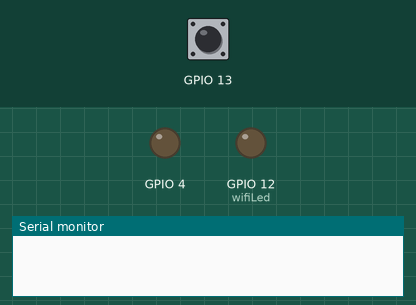
This sketch was run on a simulated ESP32. Shown: output pins drawn as LEDs (lit = HIGH), the last lines printed to the serial monitor. The inputs (shaded band) are chosen by the test bench; at power-on: GPIO 13 LOW. WiFi joins after 1.5 s; servers stay silent unless stated; storage starts empty; the camera gives no picture.

Above: at 0.1 s.
At 4.1 s:
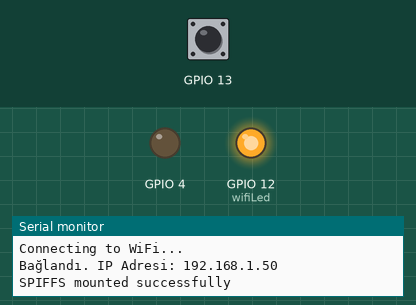
4.2 s: GPIO 13 pulsed HIGH 2 times (0.12 s each, 0.3 s apart)
At 5.7 s:
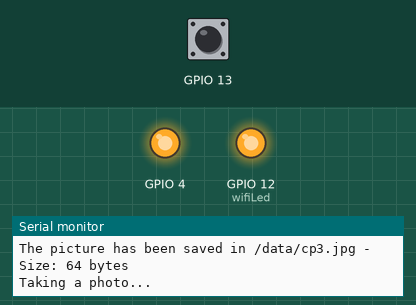
Timing chart, 0 to 7.2 s (numbered marks = the images above; inputs shaded):
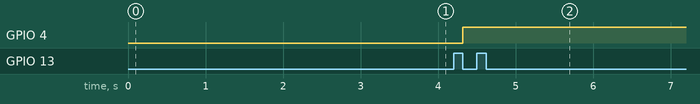

The sketch:

tadosis_checkPoint3_250722.ino
```cpp
// KÜTÜPHANELER EKLENİYOR....
#include <Arduino.h>
#if defined(ESP32)
#include <WiFi.h>
#elif defined(ESP8266)
#include <ESP8266WiFi.h>
#endif
#include "esp_camera.h"
#include "soc/soc.h"           // Disable brownout problems
#include "soc/rtc_cntl_reg.h"  // Disable brownout problems
#include "driver/rtc_io.h"
#include <SPIFFS.h>
#include <FS.h>
#include <Firebase_ESP_Client.h>
//Provide the token generation process info.
#include <addons/TokenHelper.h>
#include "addons/RTDBHelper.h"
//----------------------------------------------


//  WIFI ADINIZI VE ŞİFRENİZİ BURAYA ÇİFT TIRNAKLAR ARASINA GİRİNİZ
const char* ssid = "TADOSIS";
const char* password = "26tadosis26";


// tadosis ADINDAKİ FIREBASE PROJEMİZİN AYARLARINI GİRİYORUZ.
#define API_KEY "AIzaSyCxG6WEFQdU8pphW5S2QwJMTm9svLOjdO8" // firebase api keyi " " içine yazınız.

// FIREBASE' DE BULUNAN REALTIME DATABSE'İN URL'İ GİRİLİYOR.
#define DATABASE_URL "tadosis-fe49b-default-rtdb.firebaseio.com" //firebase url " " içine yazınız.

// SADECE CHECKPOINT-3 NOKTASININ BU FIREBASE'E BİR DEĞER GİRMESİ İÇİN AUTHENTICATION OLUŞTURULUYOR. DAHA ÖNCESİNDE FIREBASE KISMINDA BUNUN TANIMLANMIŞ OLMASI GEREKİR.
#define USER_EMAIL "checkpoint3@mail.com"
#define USER_PASSWORD "123456"

// ÇEKİLEN RESMİN FIRABASE'DEKİ STORAGE KAYDEDİLMESİ İÇİN STORAGE BUCKET ID'Sİ GİRİLİYOR.
#define STORAGE_BUCKET_ID "tadosis-fe49b.appspot.com"

// CHECKPOINT-3 DE ÇEKİLEN FOTONUN SPIFSS DOSYA SİSTEMİNDE ÖNCE KAYDOLMASI İÇİN BİR TANE RESİM İSMİ VERİLİYOR.
#define FILE_PHOTO "/data/cp3.jpg"

// OV2640 camera module pins (CAMERA_MODEL_AI_THINKER)
#define PWDN_GPIO_NUM     32
#define RESET_GPIO_NUM    -1
#define XCLK_GPIO_NUM      0
#define SIOD_GPIO_NUM     26
#define SIOC_GPIO_NUM     27
#define Y9_GPIO_NUM       35
#define Y8_GPIO_NUM       34
#define Y7_GPIO_NUM       39
#define Y6_GPIO_NUM       36
#define Y5_GPIO_NUM       21
#define Y4_GPIO_NUM       19
#define Y3_GPIO_NUM       18
#define Y2_GPIO_NUM        5
#define VSYNC_GPIO_NUM    25
#define HREF_GPIO_NUM     23
#define PCLK_GPIO_NUM     22

boolean takeNewPhoto = true;


// WIFI LEDİ İÇİN
#define wifiLed 12
bool baglantiVarMi = false;


FirebaseData fbdo;
FirebaseAuth auth;
FirebaseConfig configF;


bool taskCompleted = false;


// Check if photo capture was successful
bool checkPhoto( fs::FS &fs ) {
  File f_pic = fs.open( FILE_PHOTO );
  unsigned int pic_sz = f_pic.size();
  return ( pic_sz > 100 );
}

// Capture Photo and Save it to SPIFFS
void capturePhotoSaveSpiffs( void ) {

  camera_fb_t * fb = NULL; // pointer
  bool ok = 0; // Boolean indicating if the picture has been taken correctly
  do {
    // Take a photo with the camera
    Serial.println("Taking a photo...");

    fb = esp_camera_fb_get();
    if (!fb) {
      Serial.println("Camera capture failed");
      return;
    }

    // Photo file name
    Serial.printf("Picture file name: %s\n", FILE_PHOTO);
    File file = SPIFFS.open(FILE_PHOTO, FILE_WRITE);
    // Insert the data in the photo file
    if (!file) {
      Serial.println("Failed to open file in writing mode");
    }
    else {
      file.write(fb->buf, fb->len); // payload (image), payload length
      Serial.print("The picture has been saved in ");
      Serial.print(FILE_PHOTO);
      Serial.print(" - Size: ");
      Serial.print(file.size());
      Serial.println(" bytes");

    }
    // Close the file
    file.close();
    esp_camera_fb_return(fb);

    // check if file has been correctly saved in SPIFFS
    ok = checkPhoto(SPIFFS);
  } while ( !ok );
}

void initWiFi() {
  WiFi.begin(ssid, password);
  while (WiFi.status() != WL_CONNECTED) {
    delay(1000);
    Serial.println("Connecting to WiFi...");
  }
  Serial.println();
  Serial.print("Bağlandı. IP Adresi: ");
  Serial.println(WiFi.localIP());
  Serial.println();
  baglantiVarMi = true;
}

void initSPIFFS() {
  if (!SPIFFS.begin(true)) {
    Serial.println("An Error has occurred while mounting SPIFFS");
    ESP.restart();
  }
  else {
    delay(500);
    Serial.println("SPIFFS mounted successfully");
  }
}

void initCamera() {
  // OV2640 camera module
  camera_config_t config;
  config.ledc_channel = LEDC_CHANNEL_0;
  config.ledc_timer = LEDC_TIMER_0;
  config.pin_d0 = Y2_GPIO_NUM;
  config.pin_d1 = Y3_GPIO_NUM;
  config.pin_d2 = Y4_GPIO_NUM;
  config.pin_d3 = Y5_GPIO_NUM;
  config.pin_d4 = Y6_GPIO_NUM;
  config.pin_d5 = Y7_GPIO_NUM;
  config.pin_d6 = Y8_GPIO_NUM;
  config.pin_d7 = Y9_GPIO_NUM;
  config.pin_xclk = XCLK_GPIO_NUM;
  config.pin_pclk = PCLK_GPIO_NUM;
  config.pin_vsync = VSYNC_GPIO_NUM;
  config.pin_href = HREF_GPIO_NUM;
  config.pin_sscb_sda = SIOD_GPIO_NUM;
  config.pin_sscb_scl = SIOC_GPIO_NUM;
  config.pin_pwdn = PWDN_GPIO_NUM;
  config.pin_reset = RESET_GPIO_NUM;
  config.xclk_freq_hz = 20000000;
  config.pixel_format = PIXFORMAT_JPEG;

  if (psramFound()) {
    config.frame_size = FRAMESIZE_UXGA;
    config.jpeg_quality = 10;
    config.fb_count = 2;
  } else {
    config.frame_size = FRAMESIZE_SVGA;
    config.jpeg_quality = 12;
    config.fb_count = 1;
  }
  // Camera init
  esp_err_t err = esp_camera_init(&config);
  if (err != ESP_OK) {
    Serial.printf("Camera init failed with error 0x%x", err);
    ESP.restart();
  }
}


//----------------------------------------

// ÖĞRENCİ CHECKPOINT-3'E ULAŞTIĞI ZAMAN BU DEĞİŞKENE 1,SİSTEM İLK ÇALIŞTIRILDIĞINDA İSE 0 BİLGİSİ YÜKLENMEKTEDİR.
int x = 0;


void setup() {
  // Serial port for debugging purposes
  Serial.begin(115200);
  initWiFi();
  initSPIFFS();
  // Turn-off the 'brownout detector'
  WRITE_PERI_REG(RTC_CNTL_BROWN_OUT_REG, 0);
  initCamera();

  //Firebase
  // Assign the api key
  configF.api_key = API_KEY;
  configF.database_url = DATABASE_URL;
  //Assign the user sign in credentials
  auth.user.email = USER_EMAIL;
  auth.user.password = USER_PASSWORD;


  //Firebase.signUp(&configF, &auth, "", "");
  //Assign the callback function for the long running token generation task
  configF.token_status_callback = tokenStatusCallback; //see addons/TokenHelper.h

  Firebase.begin(&configF, &auth);
  Firebase.reconnectWiFi(true);

  // FOTOĞRAFIN ÇEKİLMESİ ESNASINDA ESP32-CAM ÜSTÜNDE BULUNAN LEDİN YANMASI İÇİN GEREKLİ AYARLAMALAR YAPILIYOR
  pinMode(4, OUTPUT);
  digitalWrite(4, LOW);

  // ESP32 İNTERNETE BAĞLANINCA YEŞİL LEDİN YANMASI İÇİN
  pinMode(wifiLed, OUTPUT);
  digitalWrite(wifiLed, LOW);


  // 13 NUMARALI BACAĞI GİRİŞ OLARAK KABUL ETTİRECEK OLURSAK;
  pinMode(13, INPUT);
  Firebase.RTDB.setInt(&fbdo, "CheckPoint-3", x);

  if (baglantiVarMi)
    digitalWrite(wifiLed, HIGH);
  else
    digitalWrite(wifiLed, LOW);
}

void loop() {
  // EĞER CHECKPOINT-3 MICROBIT'INDEN 1 BİLGİSİ GELDİYSE FOTO ÇEKİLMESİ İÇİN GEREKLİ KODLAR ÇALIŞIR.
  if (digitalRead(13) == HIGH)
  {
    while (digitalRead(13) == HIGH);

    // BURADA ÇEKME LEDİ YANMAYA BAŞLAYACAK
    digitalWrite(4, HIGH); // FLASH YANIYOR.

    x = 1;
    if (takeNewPhoto) {
      capturePhotoSaveSpiffs();
      takeNewPhoto = false;
    }
    delay(1);
    if (Firebase.ready() && !taskCompleted) {
      taskCompleted = true;
      Serial.print("Uploading picture... ");
      if (Firebase.Storage.upload(&fbdo, STORAGE_BUCKET_ID /* Firebase Storage bucket id */, FILE_PHOTO /* path to local file */, mem_storage_type_flash /* memory storage type, mem_storage_type_flash and mem_storage_type_sd */, "checkPoint3.jpg" /* path of remote file stored in the bucket */, "image/jpeg" /* mime type */)) {
        Serial.printf("\nDownload URL: %s\n", fbdo.downloadURL().c_str());

        // Tekrar foto çekilebilmesi için
        taskCompleted = false;
        takeNewPhoto = true;

        // FOTOĞRAF FİREBASE STORAGE'A YÜKLENDİ İSE ARTIK checkPoint-1 noktasının 1 olması gerekir
        Firebase.RTDB.setInt(&fbdo, "CheckPoint-3", x);
        digitalWrite(4, LOW); // FLASH SÖNÜYOR
        delay(500); // BİRAZ BEKLETMEK İYİ OLACAK GİBİ.
      }
      else {
        Serial.println(fbdo.errorReason());
      }
    }
  }
}
```

Measured:
- after the input at 4.2 s, GPIO 4: LOW → HIGH after 0.12 s
